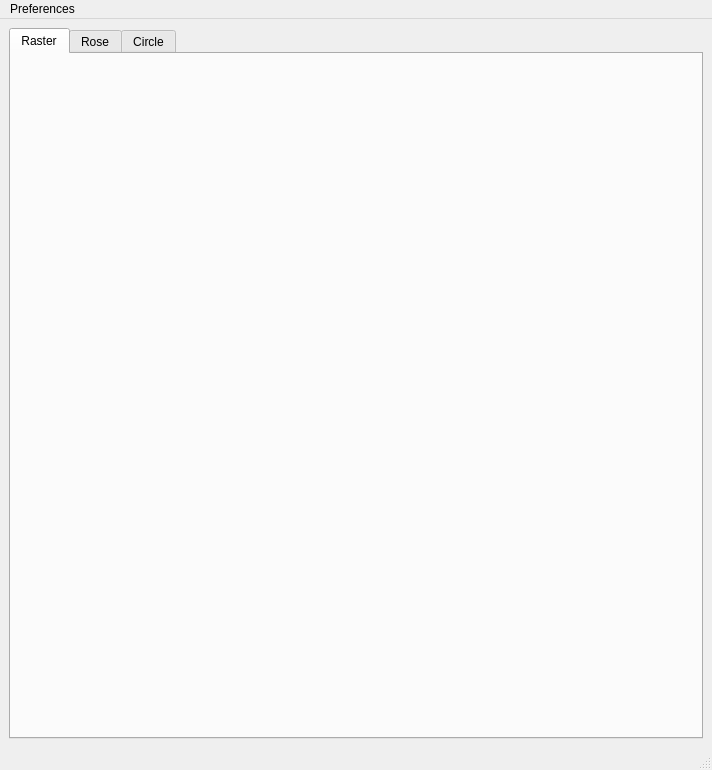
<?xml version="1.0" encoding="UTF-8"?>
<ui version="4.0">
 <class>MainWindow</class>
 <widget class="QMainWindow" name="MainWindow">
  <property name="geometry">
   <rect>
    <x>0</x>
    <y>0</y>
    <width>712</width>
    <height>770</height>
   </rect>
  </property>
  <property name="sizePolicy">
   <sizepolicy hsizetype="Preferred" vsizetype="Preferred">
    <horstretch>0</horstretch>
    <verstretch>0</verstretch>
   </sizepolicy>
  </property>
  <property name="minimumSize">
   <size>
    <width>0</width>
    <height>0</height>
   </size>
  </property>
  <property name="windowTitle">
   <string>PyImageOCT V.0.1.0</string>
  </property>
  <property name="documentMode">
   <bool>false</bool>
  </property>
  <property name="tabShape">
   <enum>QTabWidget::Triangular</enum>
  </property>
  <widget class="QWidget" name="centralwidget">
   <layout class="QGridLayout" name="gridLayout">
    <item row="0" column="0">
     <widget class="QTabWidget" name="mainTabWidget">
      <property name="autoFillBackground">
       <bool>false</bool>
      </property>
      <property name="tabShape">
       <enum>QTabWidget::Rounded</enum>
      </property>
      <property name="currentIndex">
       <number>0</number>
      </property>
      <property name="usesScrollButtons">
       <bool>false</bool>
      </property>
      <property name="documentMode">
       <bool>false</bool>
      </property>
      <property name="tabsClosable">
       <bool>false</bool>
      </property>
      <property name="tabBarAutoHide">
       <bool>false</bool>
      </property>
      <widget class="QWidget" name="tabRaster">
       <attribute name="title">
        <string>Raster</string>
       </attribute>
      </widget>
      <widget class="QWidget" name="tabRose">
       <attribute name="title">
        <string>Rose</string>
       </attribute>
      </widget>
      <widget class="QWidget" name="tabCircle">
       <attribute name="title">
        <string>Circle</string>
       </attribute>
      </widget>
     </widget>
    </item>
   </layout>
  </widget>
  <widget class="QStatusBar" name="MainStatusBar">
   <property name="baseSize">
    <size>
     <width>0</width>
     <height>10</height>
    </size>
   </property>
  </widget>
  <widget class="QMenuBar" name="menubar">
   <property name="geometry">
    <rect>
     <x>0</x>
     <y>0</y>
     <width>712</width>
     <height>21</height>
    </rect>
   </property>
   <widget class="QMenu" name="menuPreferences">
    <property name="title">
     <string>Preferences</string>
    </property>
    <addaction name="separator"/>
    <addaction name="actionFile"/>
    <addaction name="separator"/>
    <addaction name="actionAbout"/>
   </widget>
   <addaction name="menuPreferences"/>
  </widget>
  <action name="actionFile">
   <property name="text">
    <string>Settings</string>
   </property>
  </action>
  <action name="actionSpectralRadar">
   <property name="text">
    <string>SpectralRadar</string>
   </property>
  </action>
  <action name="actionDefaults">
   <property name="text">
    <string>Defaults</string>
   </property>
  </action>
  <action name="actionAbout">
   <property name="text">
    <string>About</string>
   </property>
  </action>
 </widget>
 <resources/>
 <connections/>
</ui>
